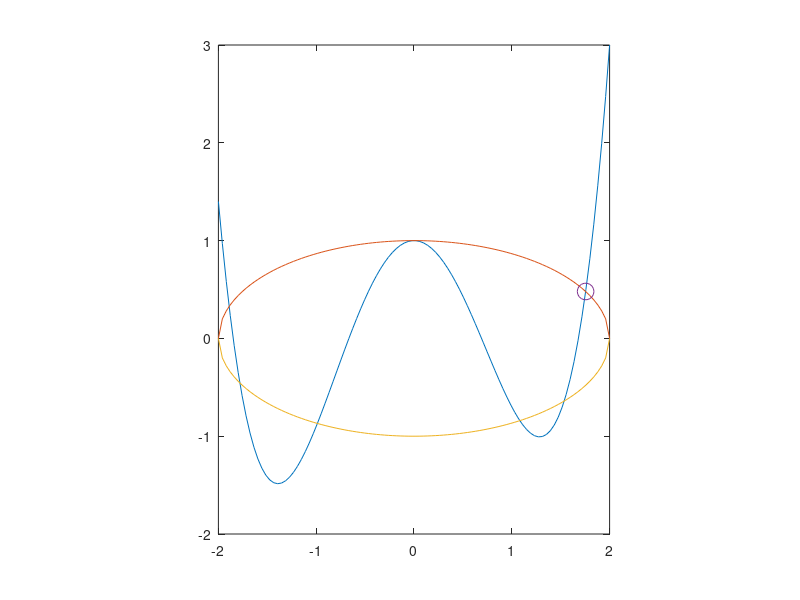

Write MATLAB code to recreate this figure. (Note: this script raises an error after producing the figure.)
%% In class example
clear all
close all
clc

%% Let's make a plot
p = [0.7, 0.1, -2.5, 0, 1];


x = linspace(-2,2,100);

plot(x,polyval(p,x))
hold on
set(gca,'DataAspectRatio', [1,1,1])

%%
y = sqrt( 1 - x.^2/4);
plot( x, y, x, -y)

%% Build f(z)

f = @(z) [ z(1)^2/4 + z(2)^2 - 1;
          polyval(p,z(1)) - z(2)];
      
pd = polyder(p);      

J = @(z) [ z(1)/2, 2*z(2);
           polyval(pd,z(1)), -1];

       
%% Make an initial guess
z0 = [ 1.75; 0.5];
tol = 1e-8;
max_iter = 200;
iter = 0;
flag = 0;

fn = f(z0);
z = z0;
while flag == 0
   iter = iter + 1; 
   
   Jn = J(z);
   Dz = -Jn\fn;
   
   z = z + Dz;
   
   fn = f(z);
   
   err = norm(fn);
   
   if err <= tol
       flag = 1;
       
   elseif iter >= max_iter
       flag = -1;
   end 
    
end


plot( z(1), z(2), 'marker', 'o', 'MarkerSize', 12)



%%
z0 = [ 0.5; 0.5];
[z1,flag,iter] = myLittleNewton(z0,f,J);
plot( z1(1), z1(2), 'marker', '*', 'MarkerSize', 12)




